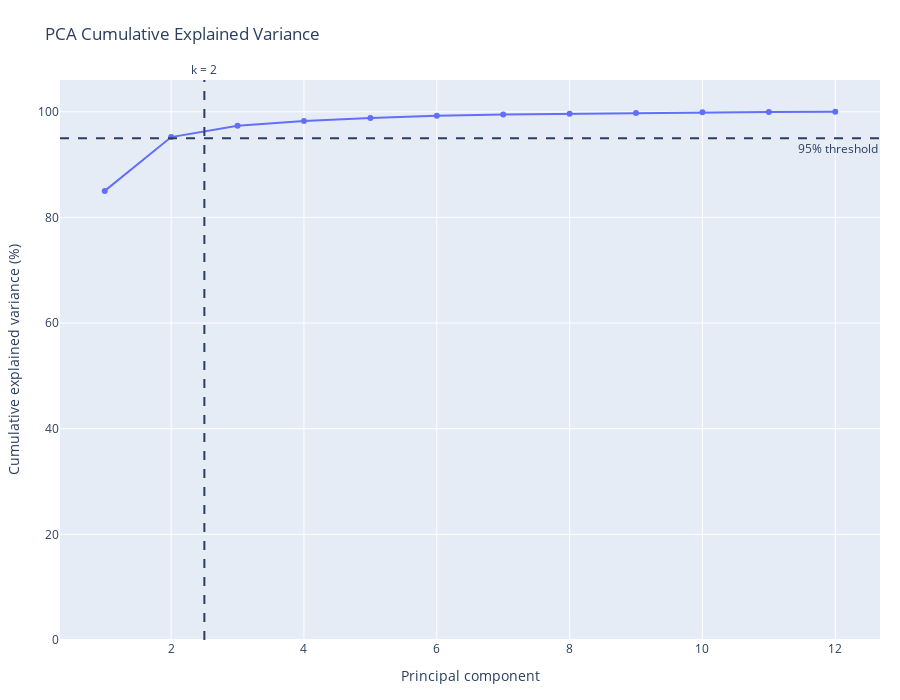

The code cell stored with this chart in its notebook:
### Code cell
# 5) Explained variance — cumulative
fig5 = fig_pca_cumulative(p["cumvar_all"], p["k"], retain=p["retain"]); fig5.show()

### Figure 1 — Plotly figure (JSON) as saved in the notebook; plotly's stock layout.template omitted (floating-point values rounded to 4 significant figures)
{"data": [{"mode": "lines+markers", "name": "Cumulative EVR (%)", "type": "scatter", "x": [1, 2, 3, 4, 5, 6, 7, 8, 9, 10, 11, 12], "y": [85.02, 95.2, 97.36, 98.24, 98.83, 99.25, 99.5, 99.64, 99.77, 99.89, 99.96, 100.0]}], "layout": {"annotations": [{"showarrow": false, "text": "95% threshold", "x": 1, "xanchor": "right", "xref": "x domain", "y": 95, "yanchor": "top", "yref": "y"}, {"showarrow": false, "text": "k = 2", "x": 2.5, "xanchor": "center", "xref": "x", "y": 1, "yanchor": "bottom", "yref": "y domain"}], "autosize": false, "height": 700, "hovermode": "x unified", "margin": {"b": 60, "l": 60, "r": 20, "t": 80}, "shapes": [{"line": {"dash": "dash"}, "type": "line", "x0": 0, "x1": 1, "xref": "x domain", "y0": 95, "y1": 95, "yref": "y"}, {"line": {"dash": "dash"}, "type": "line", "x0": 2.5, "x1": 2.5, "xref": "x", "y0": 0, "y1": 1, "yref": "y domain"}], "showlegend": false, "title": {"text": "PCA Cumulative Explained Variance"}, "width": 900, "xaxis": {"title": {"text": "Principal component"}}, "yaxis": {"rangemode": "tozero", "title": {"text": "Cumulative explained variance (%)"}}}}
